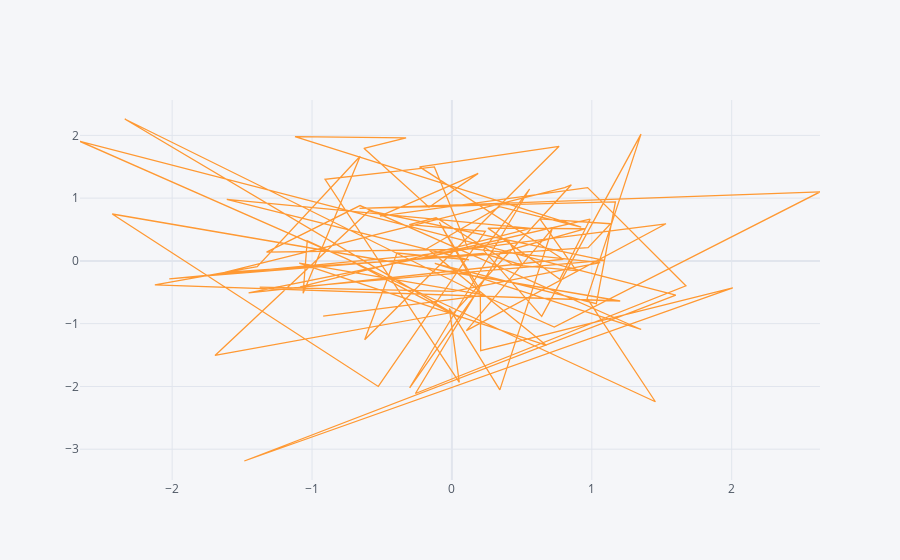

Notebook source saved alongside this figure:
### Markdown cell above
## Scatter

### Code cell
df.iplot(kind='scatter',x='A',y='B')
